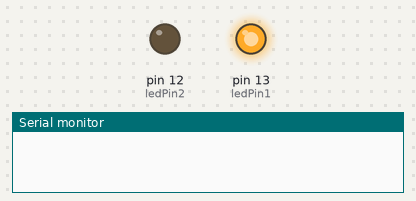
This sketch was run on a simulated Arduino Uno, built with avr-gcc and run on an emulated ATmega328P. Shown: output pins drawn as LEDs (lit = HIGH), the last lines printed to the serial monitor.

Above: at 1.0 s.
At 33.6 s:
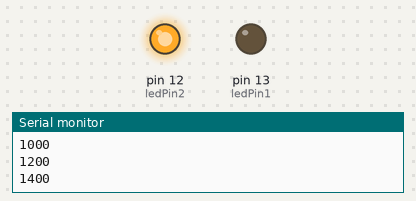
At 49.6 s:
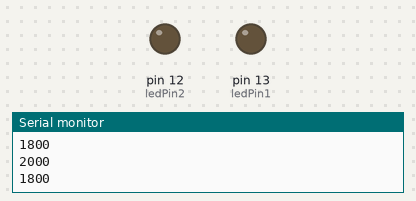
Timing chart, 0 to 51.5 s (numbered marks = the images above):
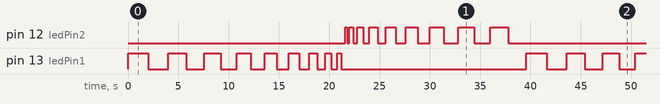

The sketch:

variable_led_blink.ino
```cpp
//Paul Schakel
//Variable LED Blinker
//This code makes an LED blink at a rate starting at once every 4 seconds and decreasing in an increment
//of .2 seconds each time until it reaches .2 seconds between each blink.

// A variable is a sort of container for a value.
//You can use variables in a loop to plug different values into the same block of code
int ledPin1 = 13;
int ledPin2 = 12;
int delayVar1 = 2000;
int delayVar2;

void setup() {
  // Code inside the setup function runs once.
  Serial.begin(9600);
  pinMode(ledPin1, OUTPUT);
  pinMode(ledPin2, OUTPUT);
}

void loop() {
  // code inside the loop function runs forever, repeatedly
  while (true){
    digitalWrite(ledPin1, HIGH);
    delay(delayVar1);
    digitalWrite(ledPin1, LOW);
    delay(delayVar1);
    Serial.println(delayVar1);
    delayVar1 -= 200;
    if (delayVar1 <= 200){
      delayVar2 = 200;
      break;
    }
  }
  while (true){
    digitalWrite(ledPin2, HIGH);
    delay(delayVar2);
    digitalWrite(ledPin2, LOW);
    delay(delayVar2);
    Serial.println(delayVar2);
    delayVar2 += 200;
    if (delayVar2 >= 2000){
      delayVar1 = 2000;
      break;
    }
  }
}
```

Measured:
- by itself, pin 13 (ledPin1): repeats every 39.6 s: LOW 2.0 s, HIGH 1.8 s, LOW 1.8 s, HIGH 1.6 s, LOW 1.6 s, HIGH 1.4 s, LOW 1.4 s, HIGH 1.2 s, LOW 1.2 s, HIGH 1.0 s, LOW 1.0 s, HIGH 0.80 s, LOW 0.80 s, HIGH 0.60 s, LOW 0.60 s, HIGH 0.40 s, LOW 18.4 s, HIGH 2.0 s
- by itself, pin 12 (ledPin2): repeats every 39.6 s: LOW 0.20 s, HIGH 0.40 s, LOW 0.40 s, HIGH 0.60 s, LOW 0.60 s, HIGH 0.80 s, LOW 0.80 s, HIGH 1.0 s, LOW 1.0 s, HIGH 1.2 s, LOW 1.2 s, HIGH 1.4 s, LOW 1.4 s, HIGH 1.6 s, LOW 1.6 s, HIGH 1.8 s, LOW 23.4 s, HIGH 0.20 s
- by itself, everything shown: repeats every 39.6 s, in 36 steps
